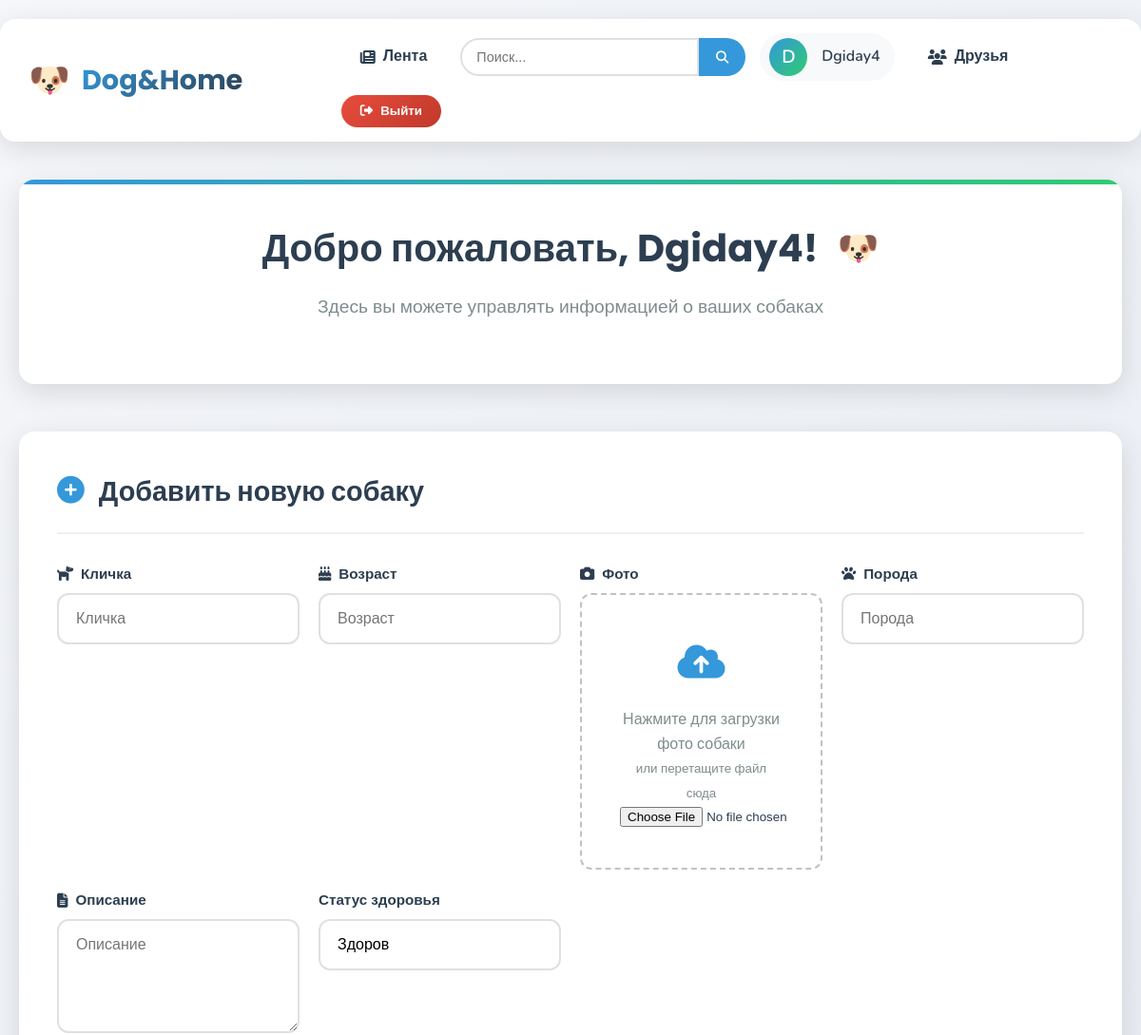
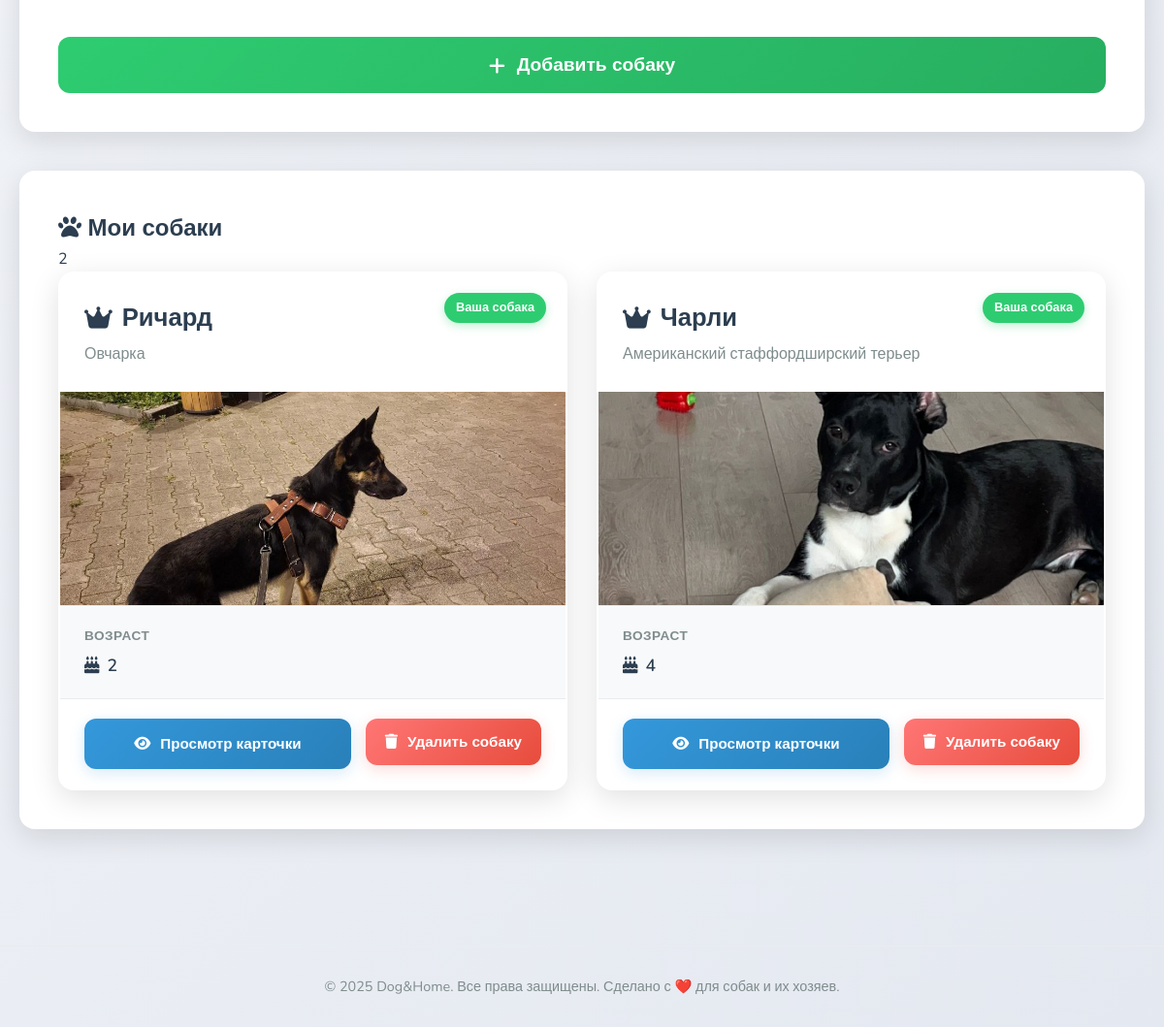
Screenshot of / (signed in) with the database file from the repository (2 pictures, top to bottom).
### core/models.py (models this page shows)
class Dog(models.Model):
    name = models.CharField(max_length=20, verbose_name='Кличка')
    age = models.IntegerField(verbose_name='Возраст')
    image = models.ImageField(verbose_name='Фото', blank=True, null=True)
    profile = models.ForeignKey(Profile, on_delete=models.CASCADE, verbose_name='профиль пользователя')
    breed = models.CharField(max_length=100, verbose_name='Порода', blank=True)
    description = models.TextField(verbose_name='Описание', blank=True)
    health_status = models.CharField(max_length=50, verbose_name='Статус здоровья', default='Здоров', blank=True)
    class Meta:
        verbose_name = 'собака'
        verbose_name_plural = 'собаки'

### core/views.py (the view, shortened to what this page needs)
# urls.py: path('', add_dog_with_form, name='main'),
def add_dog_with_form(request):
    form = DogModelForm()
    dog = []
    if request.user.is_authenticated:
        profile = request.user.profile
        dog = Dog.objects.filter(profile=profile)
    context = {'form': form, 'dog': dog}
    return render(request, 'main.html', context)

### core/forms.py
class DogModelForm(forms.ModelForm):
    class Meta:
        model = Dog
        fields = '__all__'
    def __init__(self, *args, **kwargs):
        super().__init__(*args, **kwargs)
        if 'profile' in self.fields:
            del self.fields['profile']

### templates/main.html (shortened to what this page needs)
{% extends 'base.html' %}
{% block content %}
<section class="welcome-section">
    {% if user.is_authenticated %}
        <h1 class="welcome-title">
            <span>Добро пожаловать,
                {% if user.first_name %}
                    {{ user.first_name }}!
                {% else %}
                    {{ user.username }}!
                {% endif %}
            </span>
            <span class="logo-icon">🐶</span>
        </h1>
        <p class="welcome-subtitle">
            Здесь вы можете управлять информацией о ваших собаках
        </p>
    {% endif %}
</section>
{% if user.is_authenticated %}
    <section class="add-dog-section">
        <div class="section-header">
            <h2 class="section-title">
                <i class="fas fa-plus-circle"></i>
                Добавить новую собаку
            </h2>
        </div>
        <form method="post" enctype="multipart/form-data" class="dog-form">
            {% for field in form %}
            <div class="form-group">
                <label for="{{ field.id_for_label }}" class="form-label">
                    {% if field.name == 'name' %}
                        <i class="fas fa-dog"></i>
                    {% elif field.name == 'age' %}
                        <i class="fas fa-birthday-cake"></i>
                    {% elif field.name == 'breed' %}
                        <i class="fas fa-paw"></i>
                    {% elif field.name == 'color' %}
                        <i class="fas fa-palette"></i>
                    {% elif field.name == 'description' %}
                        <i class="fas fa-file-alt"></i>
                    {% elif field.name == 'image' %}
                        <i class="fas fa-camera"></i>
                    {% endif %}
                    {{ field.label }}
                </label>
                {% if field.name == 'description' %}
                    <textarea name="{{ field.name }}" id="{{ field.id_for_label }}"
                              class="form-textarea"
                              placeholder="{{ field.field.widget.attrs.placeholder|default:field.label }}">{{ field.value|default:'' }}</textarea>
                {% elif field.name == 'image' %}
                    <div class="form-file">
                        <div class="file-input-container">
                            <div class="file-icon">
                                <i class="fas fa-cloud-upload-alt"></i>
                            </div>
                            <div class="file-text">
                                Нажмите для загрузки фото собаки
                                <br>
                                <small>или перетащите файл сюда</small>
                            </div>
                            {{ field }}
                        </div>
                    </div>
                {% else %}
                    <input type="{{ field.field.widget.input_type }}"
                           name="{{ field.name }}"
                           id="{{ field.id_for_label }}"
                           class="form-input"
                           value="{{ field.value|default:'' }}"
                           placeholder="{{ field.field.widget.attrs.placeholder|default:field.label }}">
                {% endif %}
            </div>
            {% endfor %}
            <button type="submit" class="submit-btn">
                <i class="fas fa-plus"></i>
                Добавить собаку
            </button>
        </form>
    </section>
    <section class="dogs-section">
        <div class="dogs-header">
            <h2 class="dogs-title">
                <i class="fas fa-paw"></i>
                Мои собаки
            </h2>
            <div class="dogs-count">{{ dog|length }} {{ dog|length|pluralize:"собака,собаки,собак" }}</div>
        </div>
        <div class="dogs-grid">
            {% for sobaka in dog %}
            <div class="dog-card" style="--index: {{ forloop.counter0 }}">
                <div class="dog-card-header">
                    <div class="dog-status">Ваша собака</div>
                    <h3 class="dog-name">
                        <i class="fas fa-crown"></i>
                        {{ sobaka.name }}
                    </h3>
                    {% if sobaka.breed %}
                    <p class="dog-breed">{{ sobaka.breed }}</p>
                    {% endif %}
                </div>
                {% if sobaka.image %}
                <div class="dog-image-container">
                    <img src="{{ sobaka.image.url }}" alt="{{ sobaka.name }}" class="dog-image">
                </div>
                {% endif %}
                <div class="dog-info">
                    <div class="info-grid">
                        <div class="info-item">
                            <span class="info-label">Возраст</span>
                            <span class="info-value">
                                <i class="fas fa-birthday-cake"></i>
                                {{ sobaka.age }} {{ sobaka.age|pluralize:"год,года,лет" }}
                            </span>
                        </div>
                    </div>
                </div>
                <div class="dog-actions">
                    <a href="{% url 'dog_detail' sobaka.id %}" class="action-btn view-btn">
                        <i class="fas fa-eye"></i>
                        Просмотр карточки
                    </a>
                    <form method="POST" action="{% url 'delete_dog' sobaka.id %}"
                          class="delete-form"
                          onsubmit="return confirm('Вы уверены, что хотите удалить {{ sobaka.name }}?')">
                        <button type="submit" class="action-btn delete-btn">
                            <i class="fas fa-trash"></i>
                            Удалить собаку
                        </button>
                    </form>
                </div>
            </div>
            {% empty %}
            <div class="empty-state">
                <div class="empty-state-icon">🐕‍🦺</div>
                <h3>У вас пока нет собак</h3>
                <p>Добавьте свою первую собаку с помощью формы выше</p>
            </div>
            {% endfor %}
        </div>
    </section>
{% endif %}
{% endblock %}

### templates/base.html (shortened to what this page needs)
{% load static %}
{% load webpush_notifications %}
<!DOCTYPE html>
<html lang="ru">
<head>
    <link rel="stylesheet" href="https://cdnjs.cloudflare.com/ajax/libs/font-awesome/6.4.0/css/all.min.css">
    <link rel="stylesheet" href="{% static 'css/main.css' %}">
</head>
<body>
    <nav class="navbar">
        <div class="nav-container">
            <a href="{% url 'main' %}" class="logo">
                <div class="logo-icon">🐶</div>
                <div class="logo-text">Dog&Home</div>
            </a>
            <div class="nav-links">
                <a href="{% url 'news_feed' %}" class="nav-link">
                    <i class="fas fa-newspaper"></i>
                    Лента
                </a>
                <form method="get" action="{% url 'search_users' %}" class="search-form">
                    <input type="text" name="q" placeholder="Поиск..." value="{{ request.GET.q|default:'' }}">
                    <button type="submit"><i class="fas fa-search"></i></button>
                </form>
                {% if user.is_authenticated %}
                    <div class="user-info">
                        <a href="{% url 'profile_card' %}" class="user-avatar">
                            {{ user.first_name|default:user.username|first|upper }}
                        </a>
                        <div class="user-name">
                            {% if user.first_name %}
                                {{ user.first_name }}
                            {% else %}
                                {{ user.username }}
                            {% endif %}
                        </div>
                    </div>
                    <a href="{% url 'friends_list' %}" class="nav-link">
                        <i class="fas fa-users"></i>
                        Друзья
                    </a>
                    <form action="{% url 'logout' %}" method="post" style="display: inline;">
                        <button type="submit" class="logout-btn">
                            <i class="fas fa-sign-out-alt"></i>
                            Выйти
                        </button>
                    </form>
                {% endif %}
            </div>
        </div>
    </nav>
    <div class="container">
        {% block content %}
        {% endblock %}
    </div>
    <footer class="footer">
        <p>© 2025 Dog&Home. Все права защищены. Сделано с ❤️ для собак и их хозяев.</p>
    </footer>
</body>
</html>

### rows the page displays
Dog: name "Ричард", breed "Овчарка", image (picture), age "2"
Dog: name "Чарли", breed "Американский стаффордширский терьер", image (picture), age "4"

### other values shown
{{ user.first_name|default:user.username|first|upper }} "D"
{{ user.username }} "Dgiday4"
{{ field.label }} "Кличка" "Возраст" "Фото" "Порода" "Описание" "Статус здоровья"
{{ dog|length }} "2"
